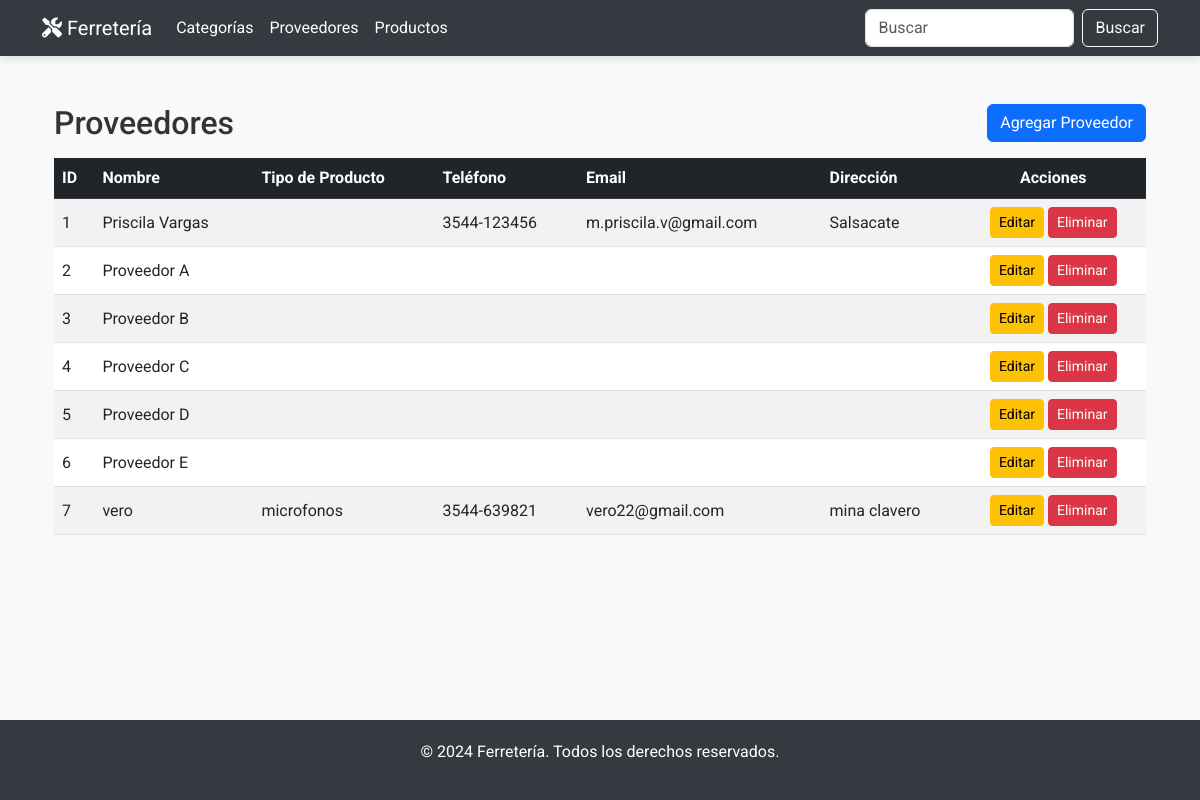
Page /proveedores/ on the earlier database version.
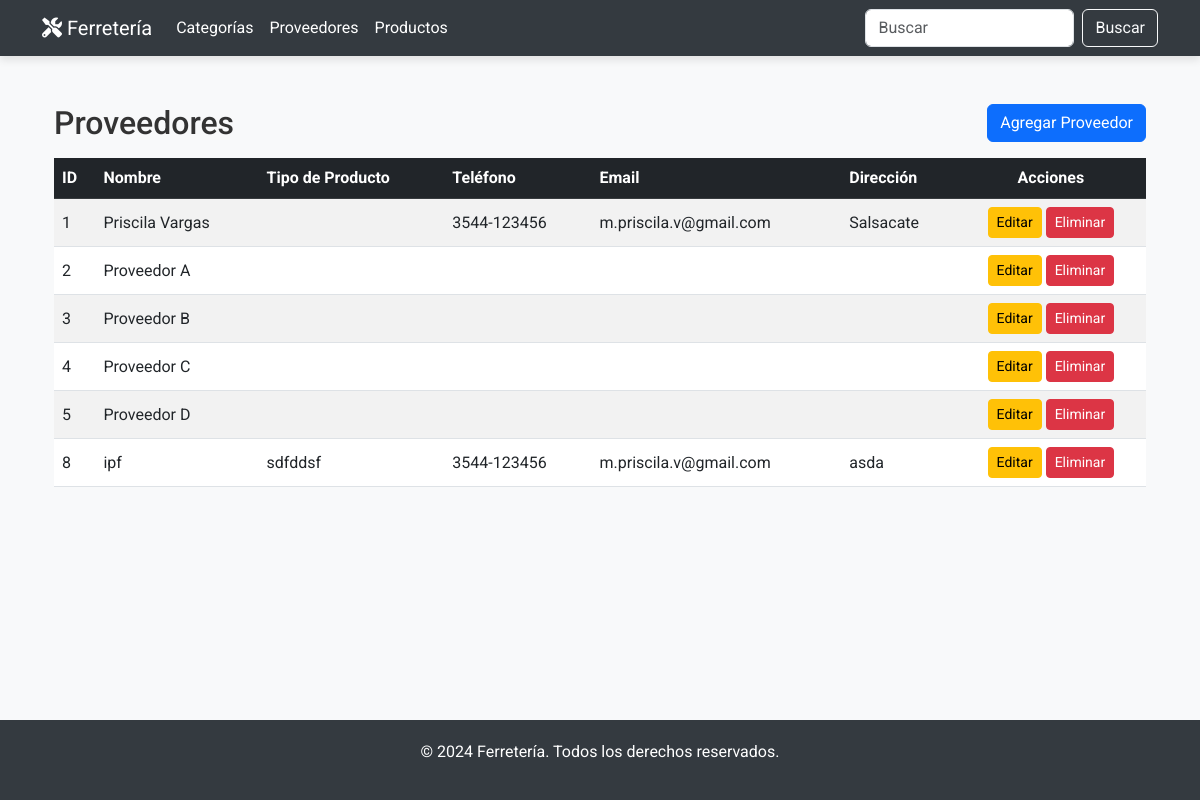
Same page on the later database version.
### miAplicacion/models.py (models this page shows, shortened)
class Proveedor(models.Model):
    nombre = models.CharField(max_length=100)
    tipo_producto = models.CharField(max_length=100, default='')
    telefono = models.CharField(max_length=15, default='')
    email = models.EmailField(default='', blank=True)
    direccion = models.CharField(max_length=200, default='', blank=True)

### miAplicacion/views.py (the view)
# urls.py: path('proveedores/', views.proveedor_list, name='proveedor_list'),
def proveedor_list(request):
    proveedores = Proveedor.objects.all()
    return render(request, 'proveedores/proveedor_list.html', {'proveedores': proveedores})

### miAplicacion/templates/proveedores/proveedor_list.html
{% extends 'base.html' %}
{% block content %}
<div class="container my-5">
    <div class="d-flex justify-content-between align-items-center mb-3">
        <h2 class="mb-0">Proveedores</h2>
        <a href="{% url 'proveedor_create' %}" class="btn btn-primary">Agregar Proveedor</a>
    </div>
    <div class="table-responsive">
        <table class="table table-striped table-hover align-middle">
            <thead class="table-dark">
                <tr>
                    <th>ID</th>
                    <th>Nombre</th>
                    <th>Tipo de Producto</th>
                    <th>Teléfono</th>
                    <th>Email</th>
                    <th>Dirección</th>
                    <th class="text-center">Acciones</th>
                </tr>
            </thead>
            <tbody>
                {% for proveedor in proveedores %}
                <tr>
                    <td>{{ proveedor.id }}</td>
                    <td>{{ proveedor.nombre }}</td>
                    <td>{{ proveedor.tipo_producto }}</td>
                    <td>{{ proveedor.telefono }}</td>
                    <td>{{ proveedor.email }}</td>
                    <td>{{ proveedor.direccion }}</td>
                    <td class="text-center">
                        <a href="{% url 'proveedor_update' proveedor.id %}" class="btn btn-warning btn-sm">Editar</a>
                        <a href="{% url 'proveedor_delete' proveedor.id %}" class="btn btn-danger btn-sm">Eliminar</a>
                    </td>
                </tr>
                {% endfor %}
            </tbody>
        </table>
    </div>
</div>
{% endblock %}

### miAplicacion/templates/base.html (shortened to what this page needs)
<!DOCTYPE html>
<html lang="es">
<head>
    <link href="https://cdn.jsdelivr.net/npm/bootstrap@5.3.0/dist/css/bootstrap.min.css" rel="stylesheet">
    <link rel="stylesheet" href="https://cdnjs.cloudflare.com/ajax/libs/font-awesome/6.0.0-beta3/css/all.min.css">
</head>
<body>
    <nav class="navbar navbar-expand-lg navbar-dark">
        <div class="container">
            <a class="navbar-brand" href="{% url 'index' %}">
                <i class="fas fa-tools"></i> Ferretería
            </a>
            <div class="collapse navbar-collapse" id="navbarNav">
                <ul class="navbar-nav me-auto">
                    <li class="nav-item">
                        <a class="nav-link" href="{% url 'categoria_list' %}">Categorías</a>
                    </li>
                    <li class="nav-item">
                        <a class="nav-link" href="{% url 'proveedor_list' %}">Proveedores</a>
                    </li>
                <li class="nav-item">
                    <a class="nav-link" href="{% url 'productos_list' %}">Productos</a>
                </li>
                </ul>
                <form class="d-flex">
                    <input class="form-control me-2" type="search" placeholder="Buscar" aria-label="Search">
                    <button class="btn btn-outline-light" type="submit">Buscar</button>
                </form>
            </div>
        </div>
    </nav>
    <main class="container">
        {% block content %}{% endblock %}
    </main>
    <footer class="footer">
        <p>&copy; 2024 Ferretería. Todos los derechos reservados.</p>
    </footer>
</body>
</html>

### miAplicacion/templates/base.html (style rules this page uses)
body { font-family: 'Roboto', sans-serif; background-color: #f8f9fa; color: #333; display: flex; flex-direction: column; min-height: 100vh; }
.navbar { background-color: #343a40; box-shadow: 0 4px 8px rgba(0, 0, 0, 0.1); }
.navbar-brand, .navbar-nav .nav-link { color: #fff; }
.container { flex: 1; }
.footer { background-color: #343a40; color: #fff; padding: 20px 0; text-align: center; margin-top: auto; }

Differences in the rows shown:
removed Proveedor: id "6", nombre "Proveedor E"
removed Proveedor: id "7", nombre "vero", tipo_producto "microfonos", telefono "3544-639821", email "vero22@gmail.com", direccion "mina clavero"
added Proveedor: id "8", nombre "ipf", tipo_producto "sdfddsf", telefono "3544-123456", email "m.priscila.v@gmail.com", direccion "asda"
